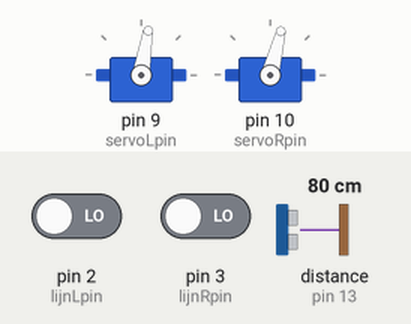
This sketch was run on a simulated Arduino Uno, built with avr-gcc and run on an emulated ATmega328P. On the bench: 2 × servo. Wiring (inferred from the names in the program): ultrasonic range finder: trigger pin 12; echo pin 13. The inputs (shaded band) are chosen by the test bench; at power-on: pin 3 (lijnRpin) LOW, pin 2 (lijnLpin) LOW, distance to the obstacle (sensor on pin 13) 80 cm. The echo pulse lasts 58.3 µs per cm; random numbers use the default seed unless the sketch sets one.

Above: at 1.2 s.
1.3 s: pin 3 (lijnRpin) driven HIGH
At 2.5 s:
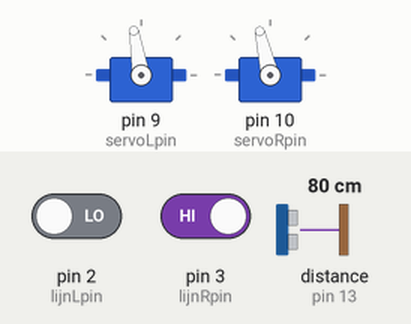
2.8 s: pin 2 (lijnLpin) driven HIGH
At 3.9 s:
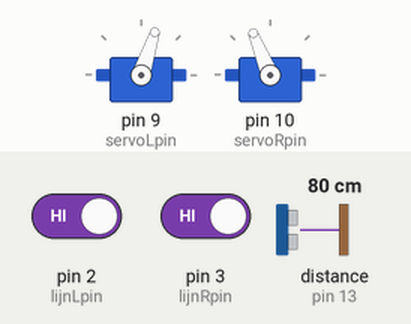
4.3 s: pin 2 (lijnLpin) driven LOW
At 5.0 s:
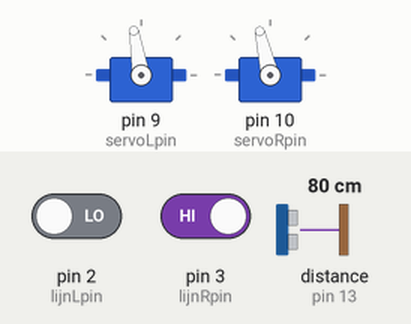
5.8 s: pin 3 (lijnRpin) driven LOW
At 6.1 s:
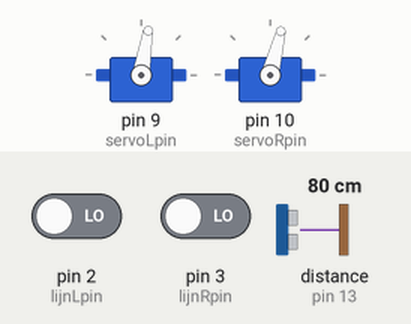
Timing chart, 0 to 8.3 s (numbered marks = the images above; inputs shaded):
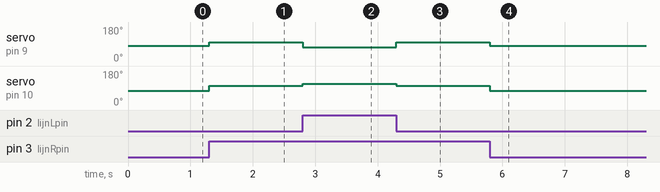

Measured:
- after the input at 1.3 s, servo on pin 9 (servoLpin): 81° → 99° at once; servo on pin 10 (servoRpin): 76° → 103° at once
- after the input at 2.8 s, servo on pin 9 (servoLpin): 99° → 72° at once; servo on pin 10 (servoRpin): 103° → 112° at once
- after the input at 4.3 s, servo on pin 9 (servoLpin): 72° → 99° at once; servo on pin 10 (servoRpin): 112° → 103° at once
- after the input at 5.8 s, servo on pin 9 (servoLpin): 99° → 81° at once; servo on pin 10 (servoRpin): 103° → 76° at once

The sketch:

les07_lijnvolgen.ino
```cpp
/******************************/
/* Echo device om afstand te meten
/*  Geavanceerd: zonder de code te blokkeren, we kunnen dus
/*  verder rijden en draaien terwijl we afstand meten
/*  Hier rijden we en ontwijken we alle objecten.
/******************************/

#include <Servo.h>
#include "DistSens.h"

Servo servo1;
Servo servo2;
DistSens distsens;

// positie servo's. Start: stilstaan
// waarde in percenten -100 .. 100
int servL = 0;
int servR = 0;
#define servoLpin 9
#define servoRpin 10
int correctieL = 0;
int correctieR = 5;

// bijhouden tijd
unsigned long timesec,   timesecbegin  =0UL;
unsigned long timemilli, timemillibegin=0UL;
unsigned long timemicro, timemicrobegin=0UL;

// alles rond afstand:
#define trigPin 12
#define echoPin 13
//maximum afstand in cm die we willen zien
#define MAX_AFSTAND 50.
//minimum afstand die sensor kan zien in cm
#define MIN_AFSTAND 3.5
//variabelen om mee te rekenen
float afstand=0;

// alles rond lijnsensor
// pas volgende aan voor aantal sensoren die je hebt.
// Hier voor twee sensoren, een links en een rechts
#define ANALOGSENS false
#define POLULU false
#define lijnLpin  2  // digital pin normaal, analog A2 als ANALOGSENS==true
#define lijnRpin  3  // digital pin normaal, analog A3 als ANALOGSENS==true
#define nrlijnpin 2
int lijnpins[]  = {lijnLpin, lijnRpin};
#define ZWART 0
#define WIT   1
int lijnsens[] = {ZWART, ZWART};  // waarde per sensor
int statuslijn;
// Wat kunnen we zien met de 2 lijnsensoren
#define LS_LIJNMIDDEN 0
#define LS_LIJNLINKS  1
#define LS_LIJNRECHTS 2
#define LS_ZWARTVELD  3

//algemene zaken autorobot
int statusrobot;
#define ROBOT_LIJNVOLG 0
#define ROBOT_REDDER   1
#define ROBOT_ONTWIJK  2
int lijnstategie;
#define LS_WAGGEL  0
#define LS_TRAAG   1
#define LS_SNEL    2

//andere variabelen
int munt=0;

void setup() {
  distsens.attach(trigPin, echoPin);
  distsens.setMinMax(MIN_AFSTAND, MAX_AFSTAND);
  servo1.attach(servoLpin);
  servo2.attach(servoRpin);
  set_servos(servL, servR); //startsnelheid
  //pins lijnsensor hebben geen setup nodig!
  dotime();                 //tijd bijhouden
  randomSeed(analogRead(0));

  //we beginnen in modus lijnvolg
  statusrobot = ROBOT_LIJNVOLG;
  //lijn volgen door traag te gaan
  lijnstategie = LS_TRAAG;
  //geen afstand meten in lijnvolg
  distsens.stop();

}

void loop() {
  dotime();
  // gebruik hier een van de afstandsmeting methoden
  //afstand = distsens.distSimple();
  //afstand = distsens.distTimeout();
  afstand = distsens.distNoblock();
  leeslijn();

  if (statusrobot == ROBOT_ONTWIJK) {
    if (afstand == 0) {
      //niets te zien, rij voorruit
      vooruit();
      munt = random(2);
    } else if (afstand < 18) {
      //iets voor onze neus, hard draaien
      if (munt == 0) { linkshard();
      } else {         rechtshard();
      }
    } else {
      //vertraag tot aan 10cm
      set_servos(afstand/MAX_AFSTAND*100, afstand/MAX_AFSTAND*100);
    }
  }

  if (statusrobot == ROBOT_LIJNVOLG) {
    if (lijnstategie == LS_TRAAG) {
      traaglijnvolgen();
    } else {
      //nog schrijven!!
      stopauto();
    }
  }
}

void leeslijn()
{
  for (int i=0;i<nrlijnpin;i++){
    if (ANALOGSENS) {
      //lees analoog de lijn sensoren
      // Calibreer grenswaarde van 700 !
      int val = analogRead(lijnpins[i]);
      Serial.print(" Reading analog ... ");Serial.println(val);
      if ( val < 700) {
        //wit
        lijnsens[i] = 1;
      } else {
        //wit
        lijnsens[i] = 0;
      };
    } else {
      //digitaal zwart of niets
      if (POLULU) {
        lijnsens[i] = readQLDigital(lijnpins[i]);
      } else {
        lijnsens[i] = digitalRead(lijnpins[i]);
      }
    }
  }
  verwerklijn();
}

void verwerklijn()
{
  if      (lijnsens[0] == WIT   && lijnsens[nrlijnpin-1] == WIT)
    statuslijn = LS_LIJNMIDDEN;
  else if (lijnsens[0] == ZWART && lijnsens[nrlijnpin-1] == WIT)
    statuslijn = LS_LIJNLINKS;
  else if (lijnsens[0] == WIT   && lijnsens[nrlijnpin-1] == ZWART)
    statuslijn = LS_LIJNRECHTS;
  else
    //beide lezen zwart.
    statuslijn = LS_ZWARTVELD;
}

void traaglijnvolgen(){
    if (statuslijn == LS_LIJNMIDDEN) {
      vooruit(20);
    } else if (statuslijn == LS_LIJNLINKS) {
      linkshard(10);
      //niet overshooten
    } else if (statuslijn == LS_LIJNRECHTS) {
      rechtshard(10);
      //niet overshooten
    } else if (statuslijn == LS_ZWARTVELD) {
      //oeps. probeer te herstellen
      rechtshard(10);
      //niet overshooten
    }
}

void snellijnvolgen(){
    if (statuslijn == LS_LIJNMIDDEN) {
      vooruit();
    } else if (statuslijn == LS_LIJNLINKS) {
      //niet overshooten
      achteruit(10);
      delay(500);
      //nu actie
      links();
    } else if (statuslijn == LS_LIJNRECHTS) {
      //niet overshooten
      achteruit(10);
      delay(500);
      //nu actie
      rechts();
    } else if (statuslijn == LS_ZWARTVELD) {
      //oeps. probeer te herstellen
      //niet overshooten
      achteruit(10);
      delay(500);
      //nu actie
      rechtshard();
    }
}

/* handige korte functies voor typische beweging
 */
 void vooruit()         {set_servos( 100,  100); }
 void vooruit(int v)    {set_servos(   v+correctieL,    v+correctieR); }
 void achteruit()       {set_servos(-100, -100); }
 void achteruit(int v)  {set_servos(  -(v+correctieL),  -(v+correctieR)); }
 void links()           {set_servos(   0,  100); }
 void links(int v)      {set_servos(   0,    (v+correctieR)); }
 void rechts()          {set_servos( 100,    0); }
 void rechts(int v)     {set_servos(   (v+correctieL),    0); }
 void stopauto()        {set_servos(   0,    0); }
 void linkshard()       {set_servos(-100,  100); }
 void linkshard(int v)  {set_servos(  -(v+correctieL),    (v+correctieR)); }
 void rechtshard()      {set_servos( 100, -100); }
 void rechtshard(int v) {set_servos(   (v+correctieL),   -(v+correctieR)); }

/* Opslaan van de tijd
 */
void dotime()
{
  timemilli = millis()-timemillibegin;
  timemicro = micros()-timemicrobegin;
  timesec = timemilli/1000;
}
void resettime()
{
    timemillibegin = timemilli;
    timemicrobegin = timemicro;
    timemilli = 0UL; timemicro=0UL; timesec=0UL;
}

/* De servo's snelheden geven in percent van de
   maximale snelheid.
 */
void set_servos(int links, int rechts)
{
  //testen van de input
  if (links > 100) links = 100;
  if (links < -100) links = -100;
  if (rechts > 100) rechts = 100;
  if (rechts < -100) rechts = -100;
  //waarde sturen naar de servo als verschillend van huidige
  if (links != servL) {
    servo1.write(90-links*90/100.);
    servL = links;
  }
  if (rechts != servR) {
    //opgelet, rechts staat tegengesteld, dus maal -1 !!
    servo2.write(90+rechts*90/100.);
    servR = rechts;
  }
}

int readQLDigital(int pin){
  //Returns value from the QRE1113 Digital Polulu
  //Lower numbers mean more refleacive
  //More than 3000 means nothing was reflected.
  pinMode( pin, OUTPUT );
  digitalWrite( pin, HIGH );
  delayMicroseconds(10);
  pinMode( pin, INPUT );

  long time = micros();

  //time how long the input is HIGH, but quit after 3ms as nothing happens after that
  while (digitalRead(pin) == HIGH && micros() - time < 3000);
  int diff = micros() - time;

  if (diff < 1000) {
    return 1;
  } else {
    return 0;
  }
  //return diff;
}
```

DistSens.h
```cpp
 /*
Bibliotheek om met afstandsensoren te werken
Library to work with distance sensors


  A distance sensor is activated by creating an instance of the DistSens class
  and passing the desired trigger and echo pin to the attach() method.

  You can now request a distance measurement in several ways.
  The methods are:
    attach(pintrig, pinecho) - what pins to listen on
    stop()                   - deactivate, all distance measurements will return 0.
    start()                  - activate again after a deactivate
    setMinMax(min, max)      - set minimum and maximum distance to measure. Default: 3.5cm and 50cm
    setResolution(res)       - set lowest interval to allow remeasure of distance in microsec
                               default = 250000UL = 250 millisec = 1/4 sec
                               A measurement before this time has past will return the old distance
    distSimple()             - distance measurement that will block the sketch for an unknown amount
                               of time
    distTimeout()            - distance measurement that will block the sketch maximally for the
                               time needed for sound to go to maximum distance set by setMinMax + 1ms
                               This time is 2*max/(speed of sound) + 1
    distNoblock()            - distance measurement that will return in less than 1ms a value.
                               the last measurement is returned as long as a new measurement was not
                               performed. This method will only return correct results if called in a
                               loop() function that uses no delay and calls this function every time.
                               Use this function if you have several sensors to act upon, and don't
                               want the distance sensor blocking updates needed for the other sensors
*/

#ifndef DISTSENS_H
#define DISTSENS_H

#include <Arduino.h>


//snelheid van geluid in lucht in cm/micros
#define SPEED_SOUND 0.034

class DistSens
{
public:
  DistSens(){
    //set defaults
    minafstand          =  50;
    maxafstand          =  3.5;
    //hoe vaak afstand meten in microseconds
    measure_resolution  = 250000UL;  //= 250 ms = 1/4s
    afstand             = 0;
    laatste_afst_meas   = 0UL;
    timeout_echo        = (2* maxafstand+1) / SPEED_SOUND;
    dotrig              = false;
    inecholoc           = false;
  };
  void attach(int pintrig, int pinecho){
    pinMode(pintrig, OUTPUT); trigpin=pintrig;
    pinMode(pinecho, INPUT);  echopin=pinecho;
    start();
  };
  void stop(){active=false;afstand=0.;};
  void start(){active=true;afstand=0.;};
  void setMinMax(float minafst, float maxafst){
    minafstand = minafst;
    maxafstand = maxafst;
    timeout_echo = (2* maxafstand+1) / SPEED_SOUND;
  };
  void setResolution(unsigned long res) {
    measure_resolution = res;
  };

public:
  /*** Meten van afstand op twee pinnen, waarden tussen min/max teruggeven
       Deze functie blokkeert je sketch.
       Geen controle op de duurtijd van de afstandsmeting!
    **/
  float distSimple(){
    if (this->active) {
      timemicro = micros();
      if (timemicro-laatste_afst_meas < measure_resolution){
        //nog geen nieuwe meting doen! Oude afstand teruggeven
        return afstand;
      }
      int duration;
      digitalWrite(trigpin, HIGH); // klaarmaken voor puls
      delayMicroseconds(1000);     // 1 ms wachten
      digitalWrite(trigpin, LOW);  // puls afgevuurd !!
      duration = pulseIn(echopin, HIGH); //wacht op echo in millisec
      //antwoord in millisec, met snelheid geluid berekenen we afstand
      afstand =  (duration/2.) / (1000*SPEED_SOUND);
      laatste_afst_meas = micros();
      if (afstand < minafstand || afstand > maxafstand){
          afstand = 0.;
      }
      return afstand;
    } else return 0.;
  };
  /*** Meten van afstand op twee pinnen, waarden tussen min/max teruggeven
       Deze functie blokkeert je sketch.
       Duurtijd is maximaal de duur die geluid nodig heeft om maxafst te meten + 1ms
    **/
  float distTimeout(){
    if (this->active) {
      timemicro = micros();
      if (timemicro-laatste_afst_meas < measure_resolution){
        //nog geen nieuwe meting doen! Oude afstand teruggeven
        return afstand;
      }
      digitalWrite(trigpin, HIGH); // klaarmaken voor puls
      delayMicroseconds(1000);     // 1 ms wachten
      digitalWrite(trigpin, LOW);  // puls commando gegeven!!
      unsigned long echodurationstart = micros();
      bool contwait = true;
      inecholoc = false;
      unsigned char echoval;

      while (contwait) {
        //tijd voor echo begint te lopen als echoPin HIGH is
        echoval = digitalRead(echopin);
        if (echoval == HIGH) {
          //// puls afgevuurd !! start timing
          echodurationstart = micros();
          inecholoc = true;
          contwait = false;
        } else if (micros() - echodurationstart > 800UL) {
            //iets fout, dit duurt te lang! jump out of loop
          contwait = false;
          inecholoc = false;
        }
      }
      unsigned long echoduration = 0UL;
      while (inecholoc) {
        //we zijn aan het wachten op echo
        echoval = digitalRead(echopin);
        //Als pin LOW wordt is echo aangekomen
        if (echoval == LOW) {
          //echo ontvangen, bereken de duur
          echoduration = micros()-echodurationstart;
          inecholoc = false;
        } else if (micros()-echodurationstart > timeout_echo) {
          //lang genoeg gewacht! Stop.
          echoduration = 0UL;
          inecholoc = false;
        }
      }
      laatste_afst_meas = micros();
      afstand = (echoduration/2.) * SPEED_SOUND;
      if (afstand < minafstand || afstand > maxafstand){
          afstand = 0.;
      }
      return afstand;
    } else return 0.;
  };

  /*** Meten van afstand op twee pinnen, waarden tussen min/max teruggeven
       Deze functie blokkeert je sketch niet, je hebt een antwoord binnen 1ms.
       Zolang geen nieuwe afstand berekend is, krijg je de waarde van de oude afstand
       terug.
    **/
  float distNoblock(){
    timemicro=micros();
    bool updated_dist = false;
    // meet afstand eens elke xx seconds
    // 5 mogelijkheden:
    //  1. nog niet nodig een nieuwe meting te doen
    //  2. maak klaar om meting te doen
    //  3. stuur commando om puls uit te sturen
    //  4. controleer of puls uitgestuurd is
    //  5. puls gestuurd, wacht op echo
    if (timemicro-laatste_afst_meas < measure_resolution){
      // nog niet lang genoeg sinds vorige meting, niets doen
      dotrig = true;
      inecholoc = false;
    } else if (!inecholoc && dotrig == true){
      dotrig = false;
      // Klaarmaken om puls uit te sturen
      digitalWrite(trigpin, HIGH);
    } else if (!inecholoc && timemicro-laatste_afst_meas > measure_resolution + 100UL){
      //lang genoeg gewacht, bepaal nieuwe afstand, emit sound (8x40kHz pulses):
      echodurationstart = micros();
      digitalWrite(trigpin, LOW);
      //catch echo, determine afstand
      bool contwait = true;
      while (contwait) {
        //timing starts running when pin reads HIGH
        if (digitalRead(echopin) == HIGH) {
          //start timing
          echodurationstart = micros();
          contwait = false;
          inecholoc = true;
        } else if (micros() - echodurationstart > 800UL) {
          //timeout, jump out of loop
          contwait = false;
          inecholoc = false;
          echoduration = 0UL;
          updated_dist = true;
        }
      }
    } else if (inecholoc) {
      //we are waiting for the echo, we test the echo pin
      //if we read LOW, timing ends
      if (digitalRead(echopin) == LOW) {
        //echo received, new echoduration value
        echoduration = timemicro-echodurationstart;
        inecholoc = false;
        updated_dist = true;
      } else if (timemicro-echodurationstart > timeout_echo) {
        echoduration = 0UL;
        inecholoc = false;
        updated_dist = true;
      }
    }
    if (updated_dist) {
      afstand = (echoduration/2.) * SPEED_SOUND;
      if (afstand < minafstand || afstand > maxafstand){
        afstand = 0.;
      }
      //set time of this dist meas, so it does not happen again too fast
      laatste_afst_meas = micros();
    }
    return afstand;
  }
private:
  int           trigpin;
  int           echopin;
  bool          active;
  float         minafstand;
  float         maxafstand;
  unsigned long timeout_echo;
  unsigned long measure_resolution;
  unsigned long timemicro;
  bool          dotrig;
  bool          inecholoc;
  unsigned long echodurationstart;
  unsigned long echoduration;

  float         afstand;
  unsigned long laatste_afst_meas;
};


#endif
```
